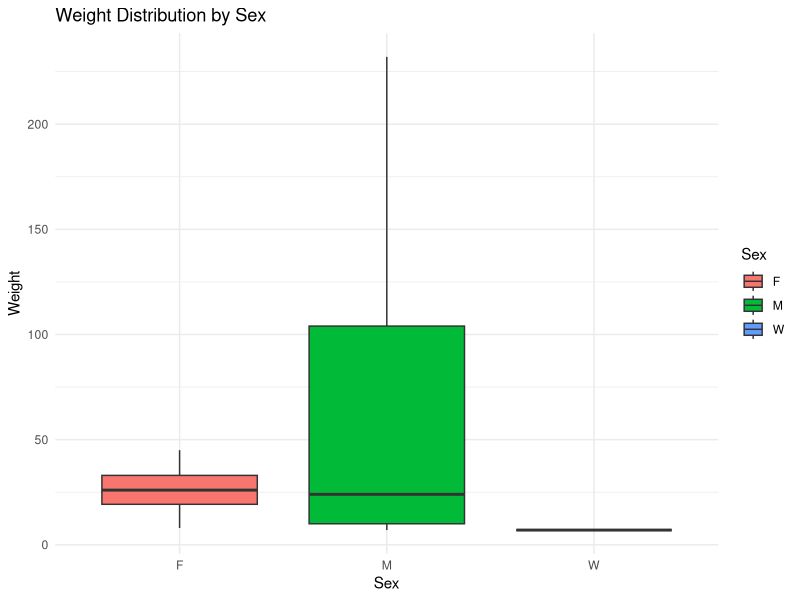
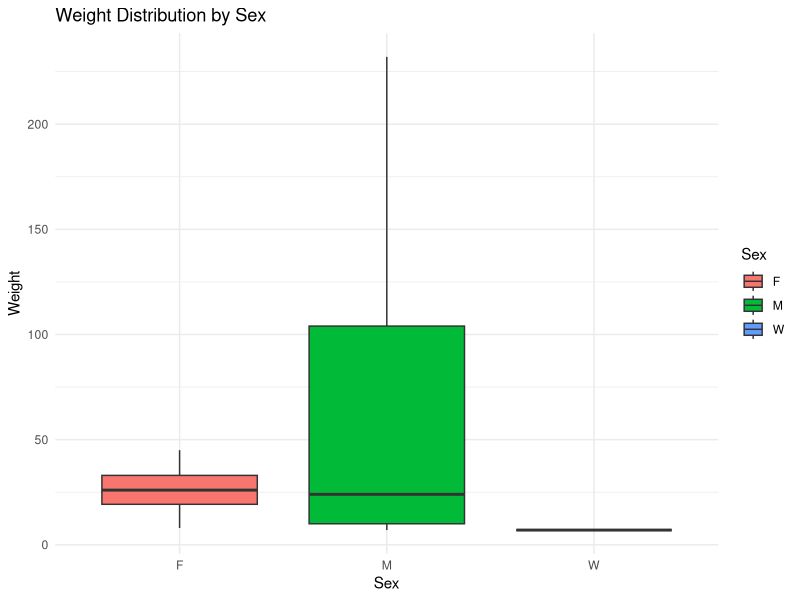

R code for these plots, in order:
# טעינת חבילות
library(dplyr)
library(ggplot2)

# קריאת קובץ ה-CSV
data <- read.csv("animal_data.csv")

# יצירת קובץ פלט
output_file <- "5_R_outputs.txt"
sink(output_file)

cat("🔍 **R Analysis Results**\n\n")

# 1️⃣ Group by Species and Calculate Mean Weight
cat("\n1️⃣ Mean Weight by Species:\n")
mean_weight <- data %>%
  group_by(Species) %>%
  summarise(Mean_Weight = mean(Weight, na.rm = TRUE))
print(mean_weight)

# 2️⃣ Calculate Total Weight by Species
cat("\n2️⃣ Total Weight by Species:\n")
total_weight <- data %>%
  group_by(Species) %>%
  summarise(Total_Weight = sum(Weight, na.rm = TRUE))
print(total_weight)

# 3️⃣ Plotting Image - Weight Distribution by Sex
cat("\n3️⃣ Generating Weight Distribution Plot by Sex...\n")
ggplot(data, aes(x = Sex, y = Weight, fill = Sex)) +
  geom_boxplot() +
  ggtitle("Weight Distribution by Sex") +
  theme_minimal()
ggsave("weight_distribution_by_sex.png")

# 4️⃣ Count Number of Records per Species
cat("\n4️⃣ Number of Records per Species:\n")
record_count <- data %>%
  group_by(Species) %>%
  summarise(Record_Count = n())
print(record_count)

# סיום כתיבת הפלט
sink()

cat("\n✅ Analysis completed successfully. Results saved to 5_R_outputs.txt.\n")
